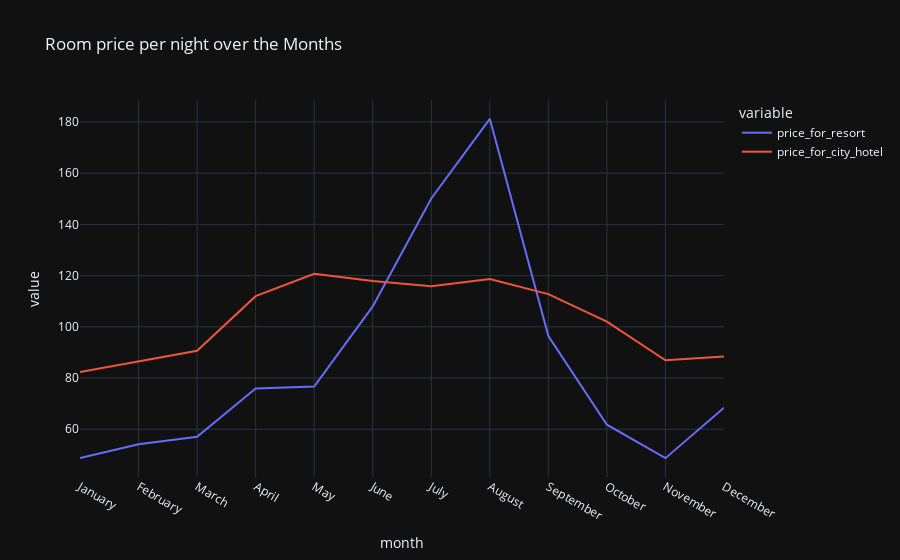

Notebook code cell kept with this figure:
### Code cell
plt.figure(figsize = (17, 8))

px.line(final_prices, x = 'month', y = ['price_for_resort','price_for_city_hotel'],
        title = 'Room price per night over the Months', template = 'plotly_dark')

### Figure 1 — Plotly figure (JSON) as saved in the notebook; plotly's stock layout.template omitted (floating-point values rounded to 4 significant figures)
{"data": [{"hovertemplate": "variable=price_for_resort<br>month=%{x}<br>value=%{y}<extra></extra>", "legendgroup": "price_for_resort", "line": {"color": "#636efa", "dash": "solid"}, "marker": {"symbol": "circle"}, "mode": "lines", "name": "price_for_resort", "orientation": "v", "showlegend": true, "type": "scatter", "x": ["January", "February", "March", "April", "May", "June", "July", "August", "September", "October", "November", "December"], "xaxis": "x", "y": [48.76, 54.15, 57.06, 75.87, 76.66, 108.0, 150.1, 181.2, 96.42, 61.78, 48.71, 68.41], "yaxis": "y"}, {"hovertemplate": "variable=price_for_city_hotel<br>month=%{x}<br>value=%{y}<extra></extra>", "legendgroup": "price_for_city_hotel", "line": {"color": "#EF553B", "dash": "solid"}, "marker": {"symbol": "circle"}, "mode": "lines", "name": "price_for_city_hotel", "orientation": "v", "showlegend": true, "type": "scatter", "x": ["January", "February", "March", "April", "May", "June", "July", "August", "September", "October", "November", "December"], "xaxis": "x", "y": [82.33, 86.52, 90.66, 112.0, 120.7, 117.9, 115.8, 118.7, 112.8, 102.0, 86.95, 88.4], "yaxis": "y"}], "layout": {"legend": {"title": {"text": "variable"}, "tracegroupgap": 0}, "title": {"text": "Room price per night over the Months"}, "xaxis": {"anchor": "y", "domain": [0, 1], "title": {"text": "month"}}, "yaxis": {"anchor": "x", "domain": [0, 1], "title": {"text": "value"}}}}
